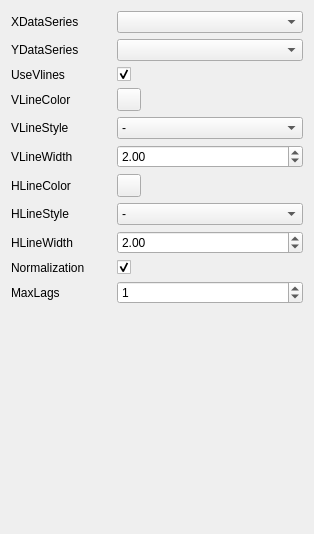
<?xml version="1.0" encoding="UTF-8"?>
<ui version="4.0">
 <class>Form</class>
 <widget class="QWidget" name="Form">
  <property name="geometry">
   <rect>
    <x>0</x>
    <y>0</y>
    <width>314</width>
    <height>534</height>
   </rect>
  </property>
  <property name="windowTitle">
   <string>Form</string>
  </property>
  <layout class="QVBoxLayout" name="verticalLayout">
   <item>
    <layout class="QFormLayout" name="formLayout">
     <item row="0" column="0">
      <widget class="QLabel" name="label">
       <property name="minimumSize">
        <size>
         <width>100</width>
         <height>0</height>
        </size>
       </property>
       <property name="text">
        <string>XDataSeries</string>
       </property>
      </widget>
     </item>
     <item row="0" column="1">
      <widget class="QComboBox" name="x_series_combo"/>
     </item>
     <item row="1" column="0">
      <widget class="QLabel" name="label_2">
       <property name="text">
        <string>YDataSeries</string>
       </property>
      </widget>
     </item>
     <item row="1" column="1">
      <widget class="QComboBox" name="y_series_combo"/>
     </item>
     <item row="2" column="0">
      <widget class="QLabel" name="label_3">
       <property name="text">
        <string>UseVlines</string>
       </property>
      </widget>
     </item>
     <item row="2" column="1">
      <widget class="QCheckBox" name="use_vline_check">
       <property name="text">
        <string/>
       </property>
       <property name="checked">
        <bool>true</bool>
       </property>
      </widget>
     </item>
     <item row="3" column="0">
      <widget class="QLabel" name="label_4">
       <property name="text">
        <string>VLineColor</string>
       </property>
      </widget>
     </item>
     <item row="3" column="1">
      <widget class="QToolButton" name="vline_color_btn">
       <property name="text">
        <string/>
       </property>
      </widget>
     </item>
     <item row="4" column="0">
      <widget class="QLabel" name="label_5">
       <property name="text">
        <string>VLineStyle</string>
       </property>
      </widget>
     </item>
     <item row="4" column="1">
      <widget class="QComboBox" name="vline_style_combo">
       <item>
        <property name="text">
         <string>-</string>
        </property>
       </item>
       <item>
        <property name="text">
         <string>--</string>
        </property>
       </item>
       <item>
        <property name="text">
         <string>-.</string>
        </property>
       </item>
       <item>
        <property name="text">
         <string>:</string>
        </property>
       </item>
      </widget>
     </item>
     <item row="5" column="0">
      <widget class="QLabel" name="label_6">
       <property name="text">
        <string>VLineWidth</string>
       </property>
      </widget>
     </item>
     <item row="5" column="1">
      <widget class="QDoubleSpinBox" name="vline_width_spin">
       <property name="minimum">
        <double>0.010000000000000</double>
       </property>
       <property name="maximum">
        <double>100.000000000000000</double>
       </property>
       <property name="singleStep">
        <double>0.100000000000000</double>
       </property>
       <property name="value">
        <double>2.000000000000000</double>
       </property>
      </widget>
     </item>
     <item row="9" column="0">
      <widget class="QLabel" name="label_7">
       <property name="text">
        <string>Normalization</string>
       </property>
      </widget>
     </item>
     <item row="9" column="1">
      <widget class="QCheckBox" name="norm_check">
       <property name="text">
        <string/>
       </property>
       <property name="checked">
        <bool>true</bool>
       </property>
      </widget>
     </item>
     <item row="10" column="0">
      <widget class="QLabel" name="label_8">
       <property name="text">
        <string>MaxLags</string>
       </property>
      </widget>
     </item>
     <item row="10" column="1">
      <widget class="QSpinBox" name="max_lag_spin">
       <property name="maximum">
        <number>1000</number>
       </property>
       <property name="value">
        <number>1</number>
       </property>
      </widget>
     </item>
     <item row="6" column="0">
      <widget class="QLabel" name="label_9">
       <property name="text">
        <string>HLineColor</string>
       </property>
      </widget>
     </item>
     <item row="6" column="1">
      <widget class="QToolButton" name="hline_color_btn">
       <property name="text">
        <string/>
       </property>
      </widget>
     </item>
     <item row="7" column="0">
      <widget class="QLabel" name="label_10">
       <property name="text">
        <string>HLineStyle</string>
       </property>
      </widget>
     </item>
     <item row="7" column="1">
      <widget class="QComboBox" name="hline_style_combo">
       <item>
        <property name="text">
         <string>-</string>
        </property>
       </item>
       <item>
        <property name="text">
         <string>--</string>
        </property>
       </item>
       <item>
        <property name="text">
         <string>-.</string>
        </property>
       </item>
       <item>
        <property name="text">
         <string>:</string>
        </property>
       </item>
      </widget>
     </item>
     <item row="8" column="0">
      <widget class="QLabel" name="label_11">
       <property name="text">
        <string>HLineWidth</string>
       </property>
      </widget>
     </item>
     <item row="8" column="1">
      <widget class="QDoubleSpinBox" name="hline_width_spin">
       <property name="minimum">
        <double>0.010000000000000</double>
       </property>
       <property name="maximum">
        <double>100.000000000000000</double>
       </property>
       <property name="singleStep">
        <double>0.100000000000000</double>
       </property>
       <property name="value">
        <double>2.000000000000000</double>
       </property>
      </widget>
     </item>
    </layout>
   </item>
  </layout>
 </widget>
 <resources/>
 <connections/>
</ui>
